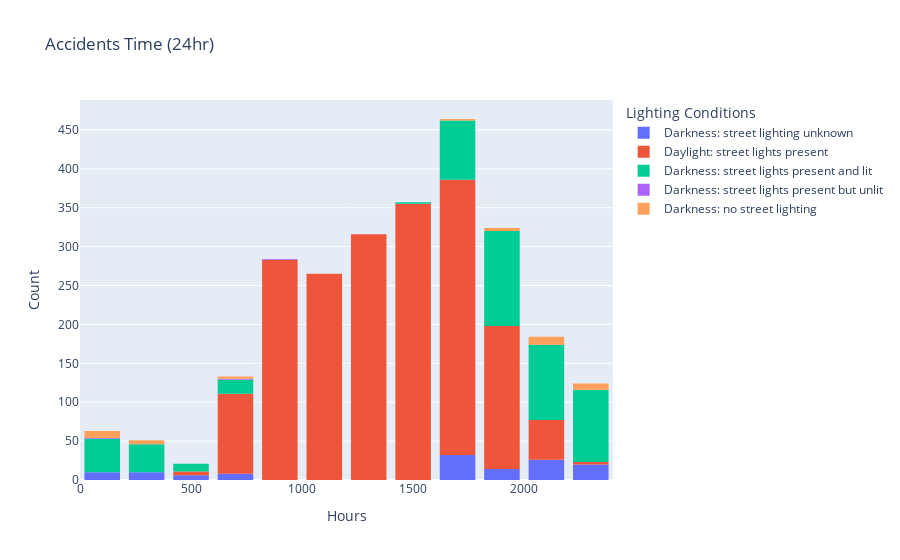

Here is the notebook cell this chart was saved with:
### Code cell
# histogram wof actual hours vs Lighting Conditions
fig = px.histogram(df, x='Time (24hr)', nbins=20,
                   color= 'Lighting Conditions', title='Accidents Time (24hr)')
fig.update_layout(
    xaxis_title='Hours',
    yaxis_title='Count',
    bargap=0.2,
)
fig.show()

### Figure 1 — Plotly figure (JSON) as saved in the notebook; plotly's stock layout.template omitted (floating-point values rounded to 4 significant figures; data arrays with more than 128 entries replaced by an {"elided": "..."} marker saying what was removed)
{"data": [{"bingroup": "x", "hovertemplate": "Lighting Conditions=Darkness: street lighting unknown<br>Time (24hr)=%{x}<br>count=%{y}<extra></extra>", "legendgroup": "Darkness: street lighting unknown", "marker": {"color": "#636efa", "pattern": {"shape": ""}}, "name": "Darkness: street lighting unknown", "nbinsx": 20, "orientation": "v", "showlegend": true, "type": "histogram", "x": [712, 1800, 1715, 1715, 1725, 1725, 1725, 1725, 45, 1820, 1815, 1714, 1714, 1745, 1830, 1815, 2120, 1910, 650, 1910, 250, 2047, 2115, 1905, 2030, 135, 1945, 2045, 2045, 1855, 2030, 2030, 2248, 2248, 2333, 2333, 2333, 2100, 248, 248, 158, 2240, 5, 2205, 2255, 5, 2258, 2350, 2350, 345, 345, 2355, 200, 2138, 2100, 2115, 2100, 215, 2130, 2130, 2130, 2220, 2100, 430, 430, 2020, 2315, 140, 1750, 2025, 2025, 600, 440, 1730, 200, 1745, 400, 400, 400, 620, 2345, 1735, 1735, 1735, 1750, 1710, 255, 1700, 1745, 140, 1845, 1720, 2145, 2145, 2240, 2240, 2240, 1745, 1745, 1811, 1630, 1831, 30, 30, 2335, 1750, 730, 2050, 2050, 1655, 705, 705, 705, 1730, 330, 2145, 2040, 2215, 1735, 1655, 1800, 1744, 1744, 1744, 1635, 128], "xaxis": "x", "yaxis": "y"}, {"bingroup": "x", "hovertemplate": "Lighting Conditions=Daylight: street lights present<br>Time (24hr)=%{x}<br>count=%{y}<extra></extra>", "legendgroup": "Daylight: street lights present", "marker": {"color": "#EF553B", "pattern": {"shape": ""}}, "name": "Daylight: street lights present", "nbinsx": 20, "orientation": "v", "showlegend": true, "type": "histogram", "x": {"elided": "1919 int values"}, "xaxis": "x", "yaxis": "y"}, {"bingroup": "x", "hovertemplate": "Lighting Conditions=Darkness: street lights present and lit<br>Time (24hr)=%{x}<br>count=%{y}<extra></extra>", "legendgroup": "Darkness: street lights present and lit", "marker": {"color": "#00cc96", "pattern": {"shape": ""}}, "name": "Darkness: street lights present and lit", "nbinsx": 20, "orientation": "v", "showlegend": true, "type": "histogram", "x": {"elided": "497 int values"}, "xaxis": "x", "yaxis": "y"}, {"bingroup": "x", "hovertemplate": "Lighting Conditions=Darkness: street lights present but unlit<br>Time (24hr)=%{x}<br>count=%{y}<extra></extra>", "legendgroup": "Darkness: street lights present but unlit", "marker": {"color": "#ab63fa", "pattern": {"shape": ""}}, "name": "Darkness: street lights present but unlit", "nbinsx": 20, "orientation": "v", "showlegend": true, "type": "histogram", "x": [808, 742, 35], "xaxis": "x", "yaxis": "y"}, {"bingroup": "x", "hovertemplate": "Lighting Conditions=Darkness: no street lighting<br>Time (24hr)=%{x}<br>count=%{y}<extra></extra>", "legendgroup": "Darkness: no street lighting", "marker": {"color": "#FFA15A", "pattern": {"shape": ""}}, "name": "Darkness: no street lighting", "nbinsx": 20, "orientation": "v", "showlegend": true, "type": "histogram", "x": [105, 2126, 2126, 2126, 128, 136, 320, 1825, 1825, 1825, 2044, 2044, 2044, 2044, 2250, 2250, 134, 2313, 2313, 2313, 2313, 2313, 30, 30, 30, 2045, 215, 215, 215, 215, 10, 10, 2123, 2123, 2345, 1730, 1825, 620, 620, 620, 1615], "xaxis": "x", "yaxis": "y"}], "layout": {"bargap": 0.2, "barmode": "relative", "legend": {"title": {"text": "Lighting Conditions"}, "tracegroupgap": 0}, "title": {"text": "Accidents Time (24hr)"}, "xaxis": {"anchor": "y", "domain": [0, 1], "title": {"text": "Hours"}}, "yaxis": {"anchor": "x", "domain": [0, 1], "title": {"text": "Count"}}}}
